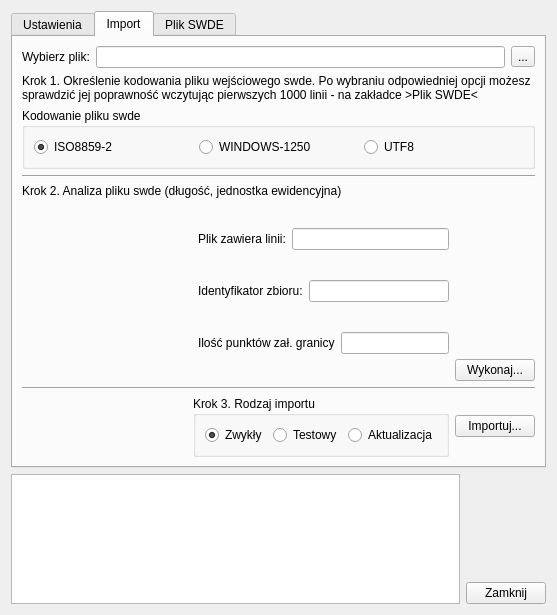
<?xml version="1.0" encoding="UTF-8"?>
<ui version="4.0">
 <class>swdeImport</class>
 <widget class="QDialog" name="swdeImport">
  <property name="geometry">
   <rect>
    <x>0</x>
    <y>0</y>
    <width>557</width>
    <height>615</height>
   </rect>
  </property>
  <property name="windowTitle">
   <string>swdeImport</string>
  </property>
  <property name="windowIcon">
   <iconset resource="resources.qrc">
    <normaloff>:/plugins/swdeimport/swde-plug-import-22b.png</normaloff>:/plugins/swdeimport/swde-plug-import-22b.png</iconset>
  </property>
  <layout class="QVBoxLayout" name="verticalLayout_16">
   <item>
    <widget class="QTabWidget" name="tabWidget">
     <property name="currentIndex">
      <number>1</number>
     </property>
     <widget class="QWidget" name="tabSettings">
      <attribute name="icon">
       <iconset resource="resources.qrc">
        <normaloff>:/plugins/swdeimport/preferences-other.png</normaloff>:/plugins/swdeimport/preferences-other.png</iconset>
      </attribute>
      <attribute name="title">
       <string>Ustawienia</string>
      </attribute>
      <layout class="QHBoxLayout" name="horizontalLayout_3">
       <item>
        <widget class="QTabWidget" name="tabWidget_2">
         <property name="currentIndex">
          <number>1</number>
         </property>
         <widget class="QWidget" name="tabDBSettings">
          <attribute name="title">
           <string>Ustawienia bazy danych</string>
          </attribute>
          <layout class="QVBoxLayout" name="verticalLayout_6">
           <item>
            <layout class="QVBoxLayout" name="verticalLayout_3">
             <item>
              <widget class="QLabel" name="label">
               <property name="text">
                <string>Uwaga - ustawienia poniższe dotyczą wszystkich wtyczek z grupy SWDE</string>
               </property>
               <property name="wordWrap">
                <bool>true</bool>
               </property>
              </widget>
             </item>
             <item>
              <layout class="QVBoxLayout" name="verticalLayout_2">
               <item>
                <layout class="QHBoxLayout" name="horizontalLayout_4">
                 <item>
                  <widget class="QLabel" name="label_2">
                   <property name="text">
                    <string>Serwer pgSQL</string>
                   </property>
                  </widget>
                 </item>
                 <item>
                  <widget class="QLineEdit" name="leditDBServer"/>
                 </item>
                </layout>
               </item>
               <item>
                <layout class="QHBoxLayout" name="horizontalLayout_5">
                 <item>
                  <widget class="QLabel" name="label_3">
                   <property name="text">
                    <string>Port</string>
                   </property>
                  </widget>
                 </item>
                 <item>
                  <widget class="QLineEdit" name="leditDBPort">
                   <property name="maximumSize">
                    <size>
                     <width>60</width>
                     <height>16777215</height>
                    </size>
                   </property>
                   <property name="text">
                    <string>5432</string>
                   </property>
                  </widget>
                 </item>
                 <item>
                  <widget class="QLabel" name="label_19">
                   <property name="text">
                    <string>Baza</string>
                   </property>
                  </widget>
                 </item>
                 <item>
                  <widget class="QLineEdit" name="leditDBBaseName"/>
                 </item>
                </layout>
               </item>
               <item>
                <layout class="QHBoxLayout" name="horizontalLayout_6">
                 <item>
                  <widget class="QLabel" name="label_4">
                   <property name="text">
                    <string>Użytkownik</string>
                   </property>
                  </widget>
                 </item>
                 <item>
                  <widget class="QLineEdit" name="leditDBUser"/>
                 </item>
                 <item>
                  <spacer name="horizontalSpacer_3">
                   <property name="orientation">
                    <enum>Qt::Horizontal</enum>
                   </property>
                   <property name="sizeHint" stdset="0">
                    <size>
                     <width>40</width>
                     <height>20</height>
                    </size>
                   </property>
                  </spacer>
                 </item>
                 <item>
                  <widget class="QLabel" name="label_5">
                   <property name="text">
                    <string>hasło</string>
                   </property>
                  </widget>
                 </item>
                 <item>
                  <widget class="QLineEdit" name="leditDBPassword">
                   <property name="echoMode">
                    <enum>QLineEdit::Password</enum>
                   </property>
                  </widget>
                 </item>
                </layout>
               </item>
              </layout>
             </item>
             <item>
              <layout class="QHBoxLayout" name="horizontalLayout_10">
               <item>
                <spacer name="horizontalSpacer_4">
                 <property name="orientation">
                  <enum>Qt::Horizontal</enum>
                 </property>
                 <property name="sizeHint" stdset="0">
                  <size>
                   <width>40</width>
                   <height>20</height>
                  </size>
                 </property>
                </spacer>
               </item>
               <item>
                <layout class="QVBoxLayout" name="verticalLayout_4">
                 <item>
                  <widget class="QPushButton" name="pbtnDBSaveSettings">
                   <property name="text">
                    <string>Zapisz ustawienia</string>
                   </property>
                  </widget>
                 </item>
                </layout>
               </item>
              </layout>
             </item>
             <item>
              <layout class="QVBoxLayout" name="verticalLayout_5">
               <item>
                <layout class="QHBoxLayout" name="horizontalLayout_11">
                 <item>
                  <widget class="QLabel" name="label_18">
                   <property name="text">
                    <string>SRID:</string>
                   </property>
                  </widget>
                 </item>
                 <item>
                  <widget class="QLineEdit" name="leditSRID">
                   <property name="minimumSize">
                    <size>
                     <width>50</width>
                     <height>0</height>
                    </size>
                   </property>
                   <property name="maximumSize">
                    <size>
                     <width>50</width>
                     <height>16777215</height>
                    </size>
                   </property>
                   <property name="toolTip">
                    <string>&lt;html&gt;&lt;head/&gt;&lt;body&gt;&lt;p&gt;identyfikator układu odniesienia w bazach postgisa. Odpowiada numerowi kodu epsg. Może być ustawiony jako &amp;quot;-1&amp;quot; - czyli nieokreślony&lt;/p&gt;&lt;/body&gt;&lt;/html&gt;</string>
                   </property>
                   <property name="text">
                    <string>2180</string>
                   </property>
                  </widget>
                 </item>
                 <item>
                  <widget class="QLabel" name="label_6">
                   <property name="text">
                    <string>Owner:</string>
                   </property>
                  </widget>
                 </item>
                 <item>
                  <widget class="QLineEdit" name="leditOwner"/>
                 </item>
                </layout>
               </item>
               <item>
                <widget class="QGroupBox" name="groupBox">
                 <property name="title">
                  <string>Wersja Postgisa</string>
                 </property>
                 <layout class="QHBoxLayout" name="horizontalLayout_26">
                  <item>
                   <layout class="QHBoxLayout" name="horizontalLayout_25">
                    <item>
                     <widget class="QRadioButton" name="rdbtnPostgis15">
                      <property name="text">
                       <string>1.5</string>
                      </property>
                      <property name="checked">
                       <bool>true</bool>
                      </property>
                     </widget>
                    </item>
                    <item>
                     <widget class="QRadioButton" name="rdbtnPostgis20">
                      <property name="text">
                       <string>2.0</string>
                      </property>
                     </widget>
                    </item>
                   </layout>
                  </item>
                  <item>
                   <spacer name="horizontalSpacer">
                    <property name="orientation">
                     <enum>Qt::Horizontal</enum>
                    </property>
                    <property name="sizeHint" stdset="0">
                     <size>
                      <width>40</width>
                      <height>20</height>
                     </size>
                    </property>
                   </spacer>
                  </item>
                  <item>
                   <widget class="QPushButton" name="pbtnCreateSWDEDB">
                    <property name="text">
                     <string>Stwórz strukturę bazy</string>
                    </property>
                   </widget>
                  </item>
                 </layout>
                </widget>
               </item>
              </layout>
             </item>
            </layout>
           </item>
          </layout>
         </widget>
         <widget class="QWidget" name="tabImportOptions">
          <attribute name="title">
           <string>Opcje importu</string>
          </attribute>
          <layout class="QHBoxLayout" name="horizontalLayout_24">
           <item>
            <layout class="QVBoxLayout" name="verticalLayout_22">
             <item>
              <layout class="QVBoxLayout" name="verticalLayout_21">
               <item>
                <widget class="QCheckBox" name="chckTransform">
                 <property name="text">
                  <string>Zmiana przestrzennego układu odniesienia</string>
                 </property>
                 <property name="checked">
                  <bool>true</bool>
                 </property>
                </widget>
               </item>
               <item>
                <layout class="QVBoxLayout" name="verticalLayout_17">
                 <item>
                  <widget class="QLabel" name="label_8">
                   <property name="text">
                    <string>Układ odniesienia w pliku SWDE</string>
                   </property>
                  </widget>
                 </item>
                 <item>
                  <widget class="QComboBox" name="cmbPyprojFrom"/>
                 </item>
                </layout>
               </item>
               <item>
                <layout class="QVBoxLayout" name="verticalLayout_19">
                 <item>
                  <widget class="QLabel" name="label_9">
                   <property name="text">
                    <string>Układ odniesienia w docelowej bazie </string>
                   </property>
                  </widget>
                 </item>
                 <item>
                  <widget class="QComboBox" name="cmbPyprojTo"/>
                 </item>
                </layout>
               </item>
              </layout>
             </item>
             <item>
              <layout class="QHBoxLayout" name="horizontalLayout_7">
               <item>
                <widget class="QLabel" name="label_17">
                 <property name="text">
                  <string>użyj SRID:</string>
                 </property>
                </widget>
               </item>
               <item>
                <widget class="QLineEdit" name="leditSRIDImport">
                 <property name="maximumSize">
                  <size>
                   <width>50</width>
                   <height>16777215</height>
                  </size>
                 </property>
                 <property name="text">
                  <string>2180</string>
                 </property>
                </widget>
               </item>
               <item>
                <spacer name="horizontalSpacer_2">
                 <property name="orientation">
                  <enum>Qt::Horizontal</enum>
                 </property>
                 <property name="sizeHint" stdset="0">
                  <size>
                   <width>40</width>
                   <height>20</height>
                  </size>
                 </property>
                </spacer>
               </item>
              </layout>
             </item>
             <item>
              <layout class="QVBoxLayout" name="verticalLayout_18">
               <item>
                <widget class="QLabel" name="label_13">
                 <property name="text">
                  <string>Opcje importu testowego:</string>
                 </property>
                </widget>
               </item>
               <item>
                <layout class="QHBoxLayout" name="horizontalLayout_2">
                 <item>
                  <widget class="QRadioButton" name="rdbtnTestowyJEW">
                   <property name="text">
                    <string>jednostka ewid.</string>
                   </property>
                   <property name="checked">
                    <bool>true</bool>
                   </property>
                  </widget>
                 </item>
                 <item>
                  <widget class="QRadioButton" name="rdbtnTestowyOBR">
                   <property name="text">
                    <string>obręby</string>
                   </property>
                  </widget>
                 </item>
                 <item>
                  <widget class="QRadioButton" name="rdbtnTestowyDZE">
                   <property name="text">
                    <string>działki</string>
                   </property>
                  </widget>
                 </item>
                </layout>
               </item>
              </layout>
             </item>
             <item>
              <widget class="QGroupBox" name="grbxImportTable">
               <property name="title">
                <string>Wybierz tabele do importu:</string>
               </property>
               <property name="flat">
                <bool>false</bool>
               </property>
               <property name="checkable">
                <bool>false</bool>
               </property>
               <property name="checked">
                <bool>false</bool>
               </property>
               <layout class="QGridLayout" name="gridLayout">
                <item row="1" column="1">
                 <widget class="QCheckBox" name="chckG5udw">
                  <property name="text">
                   <string>g5udw</string>
                  </property>
                  <property name="checked">
                   <bool>true</bool>
                  </property>
                 </widget>
                </item>
                <item row="3" column="3">
                 <widget class="QCheckBox" name="checkBox_20">
                  <property name="text">
                   <string>CheckBox</string>
                  </property>
                 </widget>
                </item>
                <item row="0" column="3">
                 <widget class="QCheckBox" name="chckG5lkl">
                  <property name="text">
                   <string>g5lkl</string>
                  </property>
                 </widget>
                </item>
                <item row="0" column="0">
                 <widget class="QCheckBox" name="chckG5dze">
                  <property name="text">
                   <string>g5dze</string>
                  </property>
                  <property name="checked">
                   <bool>true</bool>
                  </property>
                 </widget>
                </item>
                <item row="3" column="0">
                 <widget class="QCheckBox" name="chckG5jdr">
                  <property name="text">
                   <string>g5jdr</string>
                  </property>
                  <property name="checked">
                   <bool>true</bool>
                  </property>
                 </widget>
                </item>
                <item row="3" column="1">
                 <widget class="QCheckBox" name="chckG5ins">
                  <property name="text">
                   <string>g5ins</string>
                  </property>
                  <property name="checked">
                   <bool>true</bool>
                  </property>
                 </widget>
                </item>
                <item row="1" column="0">
                 <widget class="QCheckBox" name="chckG5obr">
                  <property name="text">
                   <string>g5obr</string>
                  </property>
                  <property name="checked">
                   <bool>true</bool>
                  </property>
                 </widget>
                </item>
                <item row="4" column="1">
                 <widget class="QCheckBox" name="chckG5mlz">
                  <property name="text">
                   <string>g5mlz</string>
                  </property>
                  <property name="checked">
                   <bool>true</bool>
                  </property>
                 </widget>
                </item>
                <item row="4" column="3">
                 <widget class="QCheckBox" name="checkBox_19">
                  <property name="text">
                   <string>CheckBox</string>
                  </property>
                 </widget>
                </item>
                <item row="2" column="2">
                 <widget class="QCheckBox" name="chckG5uzg">
                  <property name="text">
                   <string>g5uzg</string>
                  </property>
                  <property name="checked">
                   <bool>true</bool>
                  </property>
                 </widget>
                </item>
                <item row="2" column="1">
                 <widget class="QCheckBox" name="chckG5osf">
                  <property name="text">
                   <string>g5osf</string>
                  </property>
                  <property name="checked">
                   <bool>true</bool>
                  </property>
                 </widget>
                </item>
                <item row="2" column="3">
                 <widget class="QCheckBox" name="chckG5kkl">
                  <property name="text">
                   <string>g5kkl</string>
                  </property>
                  <property name="checked">
                   <bool>true</bool>
                  </property>
                 </widget>
                </item>
                <item row="0" column="1">
                 <widget class="QCheckBox" name="chckG5udz">
                  <property name="text">
                   <string>g5udz</string>
                  </property>
                  <property name="checked">
                   <bool>true</bool>
                  </property>
                 </widget>
                </item>
                <item row="1" column="2">
                 <widget class="QCheckBox" name="chckG5klu">
                  <property name="text">
                   <string>g5klu</string>
                  </property>
                  <property name="checked">
                   <bool>true</bool>
                  </property>
                 </widget>
                </item>
                <item row="1" column="3">
                 <widget class="QCheckBox" name="chckG5zmn">
                  <property name="text">
                   <string>g5zmn</string>
                  </property>
                 </widget>
                </item>
                <item row="2" column="0">
                 <widget class="QCheckBox" name="chckG5jew">
                  <property name="text">
                   <string>g5jew</string>
                  </property>
                  <property name="checked">
                   <bool>true</bool>
                  </property>
                 </widget>
                </item>
                <item row="4" column="0">
                 <widget class="QCheckBox" name="chckG5adr">
                  <property name="text">
                   <string>g5adr</string>
                  </property>
                  <property name="checked">
                   <bool>true</bool>
                  </property>
                 </widget>
                </item>
                <item row="3" column="2">
                 <widget class="QCheckBox" name="chckG5dok">
                  <property name="text">
                   <string>g5dok</string>
                  </property>
                  <property name="checked">
                   <bool>true</bool>
                  </property>
                 </widget>
                </item>
                <item row="4" column="2">
                 <widget class="QCheckBox" name="chckG5bud">
                  <property name="text">
                   <string>g5bud</string>
                  </property>
                 </widget>
                </item>
                <item row="0" column="2">
                 <widget class="QCheckBox" name="chckG5osz">
                  <property name="text">
                   <string>g5osz</string>
                  </property>
                  <property name="checked">
                   <bool>true</bool>
                  </property>
                 </widget>
                </item>
               </layout>
              </widget>
             </item>
            </layout>
           </item>
          </layout>
         </widget>
         <widget class="QWidget" name="tabUstawienia">
          <attribute name="title">
           <string>Ustawienia ogólne</string>
          </attribute>
          <layout class="QVBoxLayout" name="verticalLayout_25">
           <item>
            <layout class="QVBoxLayout" name="verticalLayout_24">
             <item>
              <layout class="QVBoxLayout" name="verticalLayout_7">
               <item>
                <widget class="QLabel" name="label_7">
                 <property name="text">
                  <string>Lokalizacja katalogu plików tymczasowych:</string>
                 </property>
                </widget>
               </item>
               <item>
                <layout class="QHBoxLayout" name="horizontalLayout_8" stretch="1,0">
                 <item>
                  <widget class="QLineEdit" name="leditTmpFolder"/>
                 </item>
                 <item>
                  <widget class="QToolButton" name="tbtnTmpFolder">
                   <property name="text">
                    <string>...</string>
                   </property>
                   <property name="icon">
                    <iconset resource="resources.qrc">
                     <normaloff>:/plugins/swdeimport/document-open.png</normaloff>:/plugins/swdeimport/document-open.png</iconset>
                   </property>
                  </widget>
                 </item>
                </layout>
               </item>
              </layout>
             </item>
             <item>
              <widget class="Line" name="line">
               <property name="orientation">
                <enum>Qt::Horizontal</enum>
               </property>
              </widget>
             </item>
             <item>
              <layout class="QVBoxLayout" name="verticalLayout_23">
               <item>
                <widget class="QLabel" name="label_20">
                 <property name="text">
                  <string>Lokalizacja programu ogr2ogr (tylko windows)</string>
                 </property>
                </widget>
               </item>
               <item>
                <layout class="QHBoxLayout" name="horizontalLayout_9" stretch="1,0">
                 <item>
                  <widget class="QLineEdit" name="leditOgr2ogrFile"/>
                 </item>
                 <item>
                  <widget class="QToolButton" name="tbtnOgr2ogrFile">
                   <property name="text">
                    <string>...</string>
                   </property>
                   <property name="icon">
                    <iconset resource="resources.qrc">
                     <normaloff>:/plugins/swdeimport/document-open.png</normaloff>:/plugins/swdeimport/document-open.png</iconset>
                   </property>
                  </widget>
                 </item>
                </layout>
               </item>
              </layout>
             </item>
             <item>
              <spacer name="verticalSpacer">
               <property name="orientation">
                <enum>Qt::Vertical</enum>
               </property>
               <property name="sizeHint" stdset="0">
                <size>
                 <width>20</width>
                 <height>40</height>
                </size>
               </property>
              </spacer>
             </item>
            </layout>
           </item>
          </layout>
         </widget>
        </widget>
       </item>
      </layout>
     </widget>
     <widget class="QWidget" name="tabImport">
      <attribute name="icon">
       <iconset resource="resources.qrc">
        <normaloff>:/plugins/swdeimport/system-run.png</normaloff>:/plugins/swdeimport/system-run.png</iconset>
      </attribute>
      <attribute name="title">
       <string>Import</string>
      </attribute>
      <layout class="QVBoxLayout" name="verticalLayout_20">
       <item>
        <layout class="QVBoxLayout" name="verticalLayout_14">
         <item>
          <layout class="QHBoxLayout" name="horizontalLayout_20" stretch="0,1,0">
           <item>
            <widget class="QLabel" name="label_14">
             <property name="text">
              <string>Wybierz plik:</string>
             </property>
            </widget>
           </item>
           <item>
            <widget class="QLineEdit" name="leditSWDEFile"/>
           </item>
           <item>
            <widget class="QToolButton" name="tbtnWybierzSWDEFile">
             <property name="text">
              <string>...</string>
             </property>
             <property name="icon">
              <iconset resource="resources.qrc">
               <normaloff>:/plugins/swdeimport/document-open.png</normaloff>:/plugins/swdeimport/document-open.png</iconset>
             </property>
            </widget>
           </item>
          </layout>
         </item>
         <item>
          <layout class="QVBoxLayout" name="verticalLayout_8">
           <item>
            <widget class="QLabel" name="label_10">
             <property name="text">
              <string>Krok 1. Określenie kodowania pliku wejściowego swde. Po wybraniu odpowiedniej opcji możesz sprawdzić jej poprawność wczytując pierwszych 1000 linii - na zakładce &gt;Plik SWDE&lt;</string>
             </property>
             <property name="wordWrap">
              <bool>true</bool>
             </property>
            </widget>
           </item>
           <item>
            <layout class="QHBoxLayout" name="horizontalLayout_13">
             <item>
              <widget class="QGroupBox" name="grBxKodowanieSWDE">
               <property name="title">
                <string>Kodowanie pliku swde</string>
               </property>
               <layout class="QHBoxLayout" name="horizontalLayout_14">
                <item>
                 <layout class="QHBoxLayout" name="horizontalLayout_12">
                  <item>
                   <widget class="QRadioButton" name="rdbtnKodowanieISO">
                    <property name="text">
                     <string>ISO8859-2</string>
                    </property>
                    <property name="checked">
                     <bool>true</bool>
                    </property>
                   </widget>
                  </item>
                  <item>
                   <widget class="QRadioButton" name="rdbtnKodowanieWindows">
                    <property name="text">
                     <string>WINDOWS-1250</string>
                    </property>
                   </widget>
                  </item>
                  <item>
                   <widget class="QRadioButton" name="rdbtnKodowanieUTF">
                    <property name="text">
                     <string>UTF8</string>
                    </property>
                   </widget>
                  </item>
                 </layout>
                </item>
               </layout>
              </widget>
             </item>
            </layout>
           </item>
          </layout>
         </item>
         <item>
          <widget class="Line" name="line_3">
           <property name="orientation">
            <enum>Qt::Horizontal</enum>
           </property>
          </widget>
         </item>
         <item>
          <layout class="QVBoxLayout" name="verticalLayout_13">
           <item>
            <widget class="QLabel" name="label_11">
             <property name="text">
              <string>Krok 2. Analiza pliku swde (długość, jednostka ewidencyjna)</string>
             </property>
            </widget>
           </item>
           <item>
            <layout class="QHBoxLayout" name="horizontalLayout_21">
             <item>
              <spacer name="horizontalSpacer_6">
               <property name="orientation">
                <enum>Qt::Horizontal</enum>
               </property>
               <property name="sizeHint" stdset="0">
                <size>
                 <width>40</width>
                 <height>20</height>
                </size>
               </property>
              </spacer>
             </item>
             <item>
              <layout class="QVBoxLayout" name="verticalLayout_9">
               <item>
                <layout class="QHBoxLayout" name="horizontalLayout_16">
                 <item>
                  <widget class="QLabel" name="lblPlikLines">
                   <property name="text">
                    <string>Plik zawiera linii:</string>
                   </property>
                  </widget>
                 </item>
                 <item>
                  <widget class="QLineEdit" name="leditLineInFile">
                   <property name="readOnly">
                    <bool>true</bool>
                   </property>
                  </widget>
                 </item>
                </layout>
               </item>
               <item>
                <layout class="QHBoxLayout" name="horizontalLayout_15">
                 <item>
                  <widget class="QLabel" name="label_12">
                   <property name="text">
                    <string>Identyfikator zbioru:</string>
                   </property>
                  </widget>
                 </item>
                 <item>
                  <widget class="QLineEdit" name="leditIDZD"/>
                 </item>
                </layout>
               </item>
               <item>
                <layout class="QHBoxLayout" name="horizontalLayout_19">
                 <item>
                  <widget class="QLabel" name="label_16">
                   <property name="text">
                    <string>Ilość punktów zał. granicy</string>
                   </property>
                  </widget>
                 </item>
                 <item>
                  <widget class="QLineEdit" name="leditIloscPZG">
                   <property name="readOnly">
                    <bool>true</bool>
                   </property>
                  </widget>
                 </item>
                </layout>
               </item>
              </layout>
             </item>
             <item>
              <layout class="QVBoxLayout" name="verticalLayout_10">
               <item>
                <spacer name="verticalSpacer_3">
                 <property name="orientation">
                  <enum>Qt::Vertical</enum>
                 </property>
                 <property name="sizeHint" stdset="0">
                  <size>
                   <width>20</width>
                   <height>40</height>
                  </size>
                 </property>
                </spacer>
               </item>
               <item>
                <widget class="QPushButton" name="pbtnAnalizaWykonaj">
                 <property name="text">
                  <string>Wykonaj...</string>
                 </property>
                </widget>
               </item>
              </layout>
             </item>
            </layout>
           </item>
          </layout>
         </item>
        </layout>
       </item>
       <item>
        <widget class="Line" name="line_4">
         <property name="orientation">
          <enum>Qt::Horizontal</enum>
         </property>
        </widget>
       </item>
       <item>
        <layout class="QVBoxLayout" name="verticalLayout_12">
         <item>
          <layout class="QHBoxLayout" name="horizontalLayout_18">
           <item>
            <spacer name="horizontalSpacer_7">
             <property name="orientation">
              <enum>Qt::Horizontal</enum>
             </property>
             <property name="sizeHint" stdset="0">
              <size>
               <width>40</width>
               <height>20</height>
              </size>
             </property>
            </spacer>
           </item>
           <item>
            <widget class="QGroupBox" name="grbxRodzImportu">
             <property name="title">
              <string>Krok 3. Rodzaj importu</string>
             </property>
             <layout class="QVBoxLayout" name="verticalLayout_11">
              <item>
               <layout class="QHBoxLayout" name="horizontalLayout_17">
                <item>
                 <widget class="QRadioButton" name="rdbtnZwyklyImport">
                  <property name="text">
                   <string>Zwykły</string>
                  </property>
                  <property name="checked">
                   <bool>true</bool>
                  </property>
                 </widget>
                </item>
                <item>
                 <widget class="QRadioButton" name="rdbtnImportTestowy">
                  <property name="text">
                   <string>Testowy</string>
                  </property>
                 </widget>
                </item>
                <item>
                 <widget class="QRadioButton" name="rdbtnAktualizacja">
                  <property name="text">
                   <string>Aktualizacja</string>
                  </property>
                 </widget>
                </item>
               </layout>
              </item>
             </layout>
            </widget>
           </item>
           <item>
            <widget class="QPushButton" name="pbtnImportuj">
             <property name="text">
              <string>Importuj...</string>
             </property>
            </widget>
           </item>
          </layout>
         </item>
        </layout>
       </item>
      </layout>
     </widget>
     <widget class="QWidget" name="tabSDEInfo">
      <attribute name="icon">
       <iconset resource="resources.qrc">
        <normaloff>:/plugins/swdeimport/documentation.png</normaloff>:/plugins/swdeimport/documentation.png</iconset>
      </attribute>
      <attribute name="title">
       <string>Plik SWDE</string>
      </attribute>
      <layout class="QHBoxLayout" name="horizontalLayout_23">
       <item>
        <layout class="QVBoxLayout" name="verticalLayout_15">
         <item>
          <widget class="QLabel" name="label_15">
           <property name="text">
            <string>Poniżej zostaną wyświetlone najważniejsze informacje zawarte w części nagłówkowej wybranego z sekcji &gt;Import&lt; pliku SWDE. Możesz również wyświetlić pierwszych 1000 linii pliku (przydatne przy sprawdzeniu czy zostało właściwie określone kodowanie pliku na zakładce &gt;Import&lt;).</string>
           </property>
           <property name="wordWrap">
            <bool>true</bool>
           </property>
          </widget>
         </item>
         <item>
          <layout class="QHBoxLayout" name="horizontalLayout_22" stretch="0,1,0,1,0">
           <item>
            <spacer name="horizontalSpacer_9">
             <property name="orientation">
              <enum>Qt::Horizontal</enum>
             </property>
             <property name="sizeType">
              <enum>QSizePolicy::Expanding</enum>
             </property>
             <property name="sizeHint" stdset="0">
              <size>
               <width>40</width>
               <height>20</height>
              </size>
             </property>
            </spacer>
           </item>
           <item>
            <widget class="QPushButton" name="pbtnSWDEHeaderInfo">
             <property name="text">
              <string>Tylko informacja</string>
             </property>
            </widget>
           </item>
           <item>
            <spacer name="horizontalSpacer_8">
             <property name="orientation">
              <enum>Qt::Horizontal</enum>
             </property>
             <property name="sizeType">
              <enum>QSizePolicy::Expanding</enum>
             </property>
             <property name="sizeHint" stdset="0">
              <size>
               <width>40</width>
               <height>20</height>
              </size>
             </property>
            </spacer>
           </item>
           <item>
            <widget class="QPushButton" name="pbtnSWDEHeaderFull">
             <property name="text">
              <string>Pierwsze 1000 linii</string>
             </property>
            </widget>
           </item>
           <item>
            <spacer name="horizontalSpacer_10">
             <property name="orientation">
              <enum>Qt::Horizontal</enum>
             </property>
             <property name="sizeType">
              <enum>QSizePolicy::Expanding</enum>
             </property>
             <property name="sizeHint" stdset="0">
              <size>
               <width>40</width>
               <height>20</height>
              </size>
             </property>
            </spacer>
           </item>
          </layout>
         </item>
         <item>
          <widget class="QTextBrowser" name="peditSWDEHeader">
           <property name="minimumSize">
            <size>
             <width>0</width>
             <height>260</height>
            </size>
           </property>
          </widget>
         </item>
        </layout>
       </item>
      </layout>
     </widget>
    </widget>
   </item>
   <item>
    <layout class="QHBoxLayout" name="horizontalLayout">
     <item>
      <widget class="QPlainTextEdit" name="peditOutput"/>
     </item>
     <item>
      <layout class="QVBoxLayout" name="verticalLayout">
       <item>
        <spacer name="verticalSpacer_2">
         <property name="orientation">
          <enum>Qt::Vertical</enum>
         </property>
         <property name="sizeHint" stdset="0">
          <size>
           <width>20</width>
           <height>40</height>
          </size>
         </property>
        </spacer>
       </item>
       <item>
        <widget class="QPushButton" name="pbtnClose">
         <property name="text">
          <string>Zamknij</string>
         </property>
         <property name="icon">
          <iconset resource="resources.qrc">
           <normaloff>:/plugins/swdeimport/application-exit.png</normaloff>:/plugins/swdeimport/application-exit.png</iconset>
         </property>
        </widget>
       </item>
      </layout>
     </item>
    </layout>
   </item>
  </layout>
 </widget>
 <resources>
  <include location="resources.qrc"/>
 </resources>
 <connections>
  <connection>
   <sender>pbtnClose</sender>
   <signal>clicked()</signal>
   <receiver>swdeImport</receiver>
   <slot>hide()</slot>
   <hints>
    <hint type="sourcelabel">
     <x>503</x>
     <y>531</y>
    </hint>
    <hint type="destinationlabel">
     <x>278</x>
     <y>277</y>
    </hint>
   </hints>
  </connection>
 </connections>
</ui>
